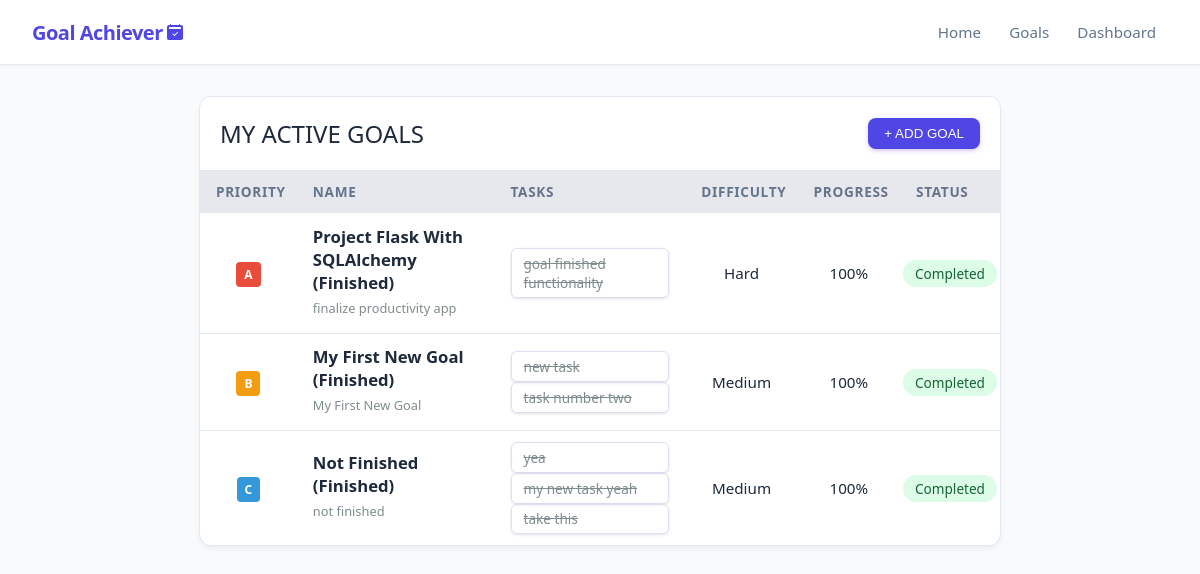
The app's page /goals, older data.
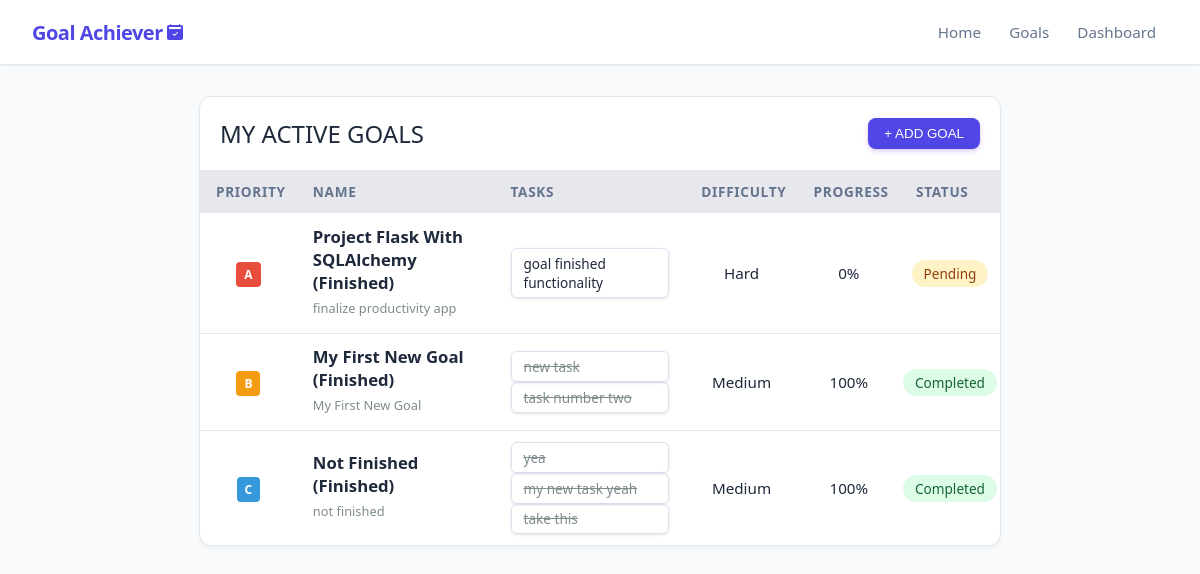
The same page, newer data.
### app/models_db.py (models this page shows, shortened)
class Task(db.Model):
    __tablename__ = 'tasks'
    id = db.Column(db.Integer, primary_key=True)
    text = db.Column(db.String(255), nullable=False)
    is_completed = db.Column(db.Boolean, default=False)
    goal_id = db.Column(db.Integer, db.ForeignKey('goals.id', ondelete='CASCADE'), nullable=False)

class Goal(db.Model):
    __tablename__ = 'goals'
    id = db.Column(db.Integer, primary_key=True)
    title = db.Column(db.String(100), nullable=False)
    description = db.Column(db.Text, nullable=False)
    is_completed = db.Column(db.Boolean, default=False)
    is_confirmed_finished = db.Column(db.Boolean, default=False)
    progress_percentage = db.Column(db.Float, default=0.0)
    difficulty = db.Column(db.String(20), nullable=False, default='Medium')
    priority = db.Column(db.String(1), nullable=False, default='b')
    created_at = db.Column(db.DateTime, default=datetime.now(timezone.utc), nullable=False)
    tasks = db.relationship('Task', backref='goal', cascade="all, delete-orphan", lazy=True)

### app/routes.py (the view)
@main.route('/goals')
def show_goals():
    goals = Goal.query.order_by(Goal.priority.asc()).all()
    return render_template('goals.html', goals=goals)

### app/templates/goals.html (shortened to what this page needs)
{% extends 'base.html' %}
{% block content %}
<div class="goal-container">
    <div class="table-container">
        <div class="bar-above-table">
            <h1>my active goals</h1>
            <button id="open_form_btn">+ ADD GOAL</button>
        </div>
        <table>
            <thead>
                <tr>
                    <th>Priority</th>
                    <th>Name</th>
                    <th>Tasks</th>
                    <th>Difficulty</th>
                    <th>Progress</th>
                    <th>Status</th>
                </tr>
            </thead>
            <tbody>
                {% for goal in goals %}
                    {% if not goal.is_completed or goal.is_completed %}
                        <tr class="clickable-row" data-href=" {{ url_for('main.view_goal', goal_id=goal.id) }}">
                            <td><span class="badge badge-{{ goal.priority }}">{{ goal.priority }}</span></td>
                            <td style="text-align: left; max-width: 200px;">
                                <h2 style="white-space: wrap; overflow: wrap;">{{ goal.title | truncate(30)}}
                                    {% if goal.is_confirmed_finished %}
                                        (Finished)
                                    {% endif %}
                                </h2>
                                <p style="color: #7f8c8d; max-width: 250px; font-size: 0.8rem; margin: 5px 0px;">{{ goal.description | truncate(90) or 'Nema opisa' }}</p>
                            </td>
                            <td>
                                {% if goal.tasks %}
                                <ul style="padding: 0px;">
                                    {% for task in goal.tasks[:3] %}
                                        {% if task %}
                                            <li class="task-cell">
                                                <label>
                                                    <span class="{% if task.is_completed %}completed-task{% endif %}">
                                                        {{ task.text }}
                                                    </span>
                                                </label>
                                            </li>
                                        {% endif %}
                                    {% endfor %}
                                </ul>
                                {% else %}
                                <small style="color: #b2bec3;">No tasks</small>
                                {% endif %}
                            </td>
                            <td>{{ goal.difficulty }}</td>
                            <td>{{ goal.progress_percentage | round | int }}%</td>
                            <td class="status-cell">
                                {% if goal.is_completed %}
                                <span class="status-done">Completed</span>
                                {% else %}
                                <span class="status-pending">Pending</span>
                                {% endif %}
                            </td>
                        </tr>
                    {% endif %}
                    {% else %}
                        <tr>
                            <td colspan="6" style="text-align: center; color: #7f8c8d;">You do not have any active goals right now. Add your first goal above!</td>
                        </tr>
            {% endfor %}
            </tbody>
        </table>
    </div>
</div>
{% endblock %}

Row changes from the older to the newer data that the page shows:
changed Goal "Project Flask With SQLAlchemy": progress_percentage "100" → "0"; is_completed "Completed" → "Pending"
changed Task "goal finished functionality": is_completed True → False (drawn)
